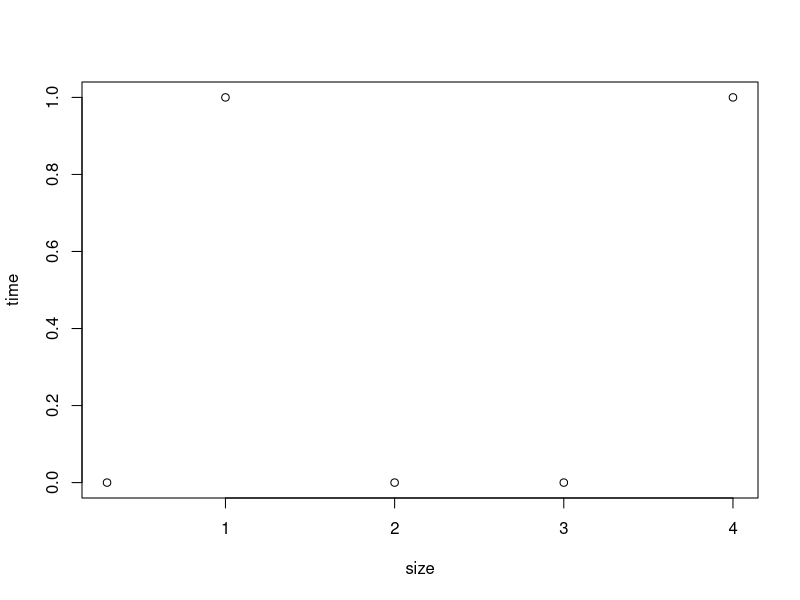

Generate this figure with R:
a <- 10
A <- 11

# Data Types
mynumeric <- 19.2
mylogical <- TRUE
mycharacter <- "my little story"
myfactor <- as.factor("female")


# Vectors
vec1 <- c(1, 2, 3, 4, 0.3)
vec2 <- c(T, F, FALSE, TRUE, F)
vec3 <- c("a", "b", "b", mycharacter)
vec4 <- as.factor(c("female", "male", "male", "female"))
vec5 <- c(1, TRUE, "b")
vec6 <- c(1, TRUE, FALSE)

# List
mylist <- list(vec1, vec2, vec3, vec4, list(vec5, vec6))

# Data Frames
df <- data.frame(size = vec1, time = vec2);
plot(df)

#Matrix
mymatrix <- matrix(vec3, 2, 2)
